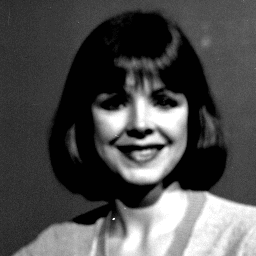
#> input picture Sem_VII/DIP/codes/images/p1.jpg, 256 x 256 px
$ python bit_scaling.py
#> lines starting #> are read from the running program, lines starting #| are printed output that depends on the picture; after the words box and inside, x2 and y2 are one past the last pixel; in counts of white or black regions, pixels touching at a corner belong together
import numpy
import matplotlib.pyplot as plt

# utility function
# Function for extrating single
# bit plane from image
def utility_bit_plane(img, bit):
    bitPlane = numpy.uint8((img >> bit) & 1)
    bitPlane *= 255
    return bitPlane

# relative path of image
# put p1.jpg in images folder in
# current directory
# TODO: Replace file path with
#       the actual image path
filepath = './images/p1.jpg'

# laoding image in originalImg
# variable
originalImg = plt.imread(filepath)
#> originalImg is the input picture: shape (256, 256, 4); mean R, G, B, A 77.8, 77.8, 77.8, 255

# taking first three channels of image
if len(originalImg.shape) == 3:
    originalImg = originalImg[:, :, 0]
#> originalImg: shape (256, 256)

# observing shape of image
[l, w] = originalImg.shape
#> l = 256; w = 256
print("Shape of Image : ", originalImg.shape)
#| Shape of Image :  (256, 256)


# Getting bit planes list
# using utility function
# to extract bit planes
bitPlanes = []
for i in range(8):
    plane = utility_bit_plane(originalImg, i)
    bitPlanes.append(plane)
#> this loop made 8 passes
#> pass 2, in utility_bit_plane (call 2), `bitPlane = numpy.uint8((img >> bit) & 1)`:
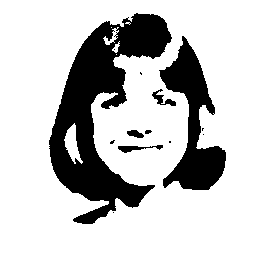
#> bitPlane: shape (256, 256); values 0 (black) and 1 (white), 77% white; 13 black regions (7 under 20 px), largest, box (x1, y1, x2, y2) and area: (49, 13, 172, 224) 10362, (159, 36, 226, 190) 4251, (118, 145, 163, 153) 157, (152, 89, 176, 106) 147, (127, 130, 144, 138) 90, (145, 130, 152, 134) 22
#> after the loop, bitPlanes = 8 items

# plotting all bit planes
# alogn with the original
# image
plt.figure(figsize=(16, 12))

# plotting original image
# using subplot
plt.subplot(3, 3, 1)
plt.imshow(originalImg, cmap='gray')
plt.title('Original Image')

# plotting all bit planes using
# for loop on bit planes list
for k in range(8):
    plt.subplot(3, 3, k + 2)
    plt.imshow(bitPlanes[k], cmap='gray')
    plt.title(f'Bit Plane {k}')

# displaying all plots
plt.show()
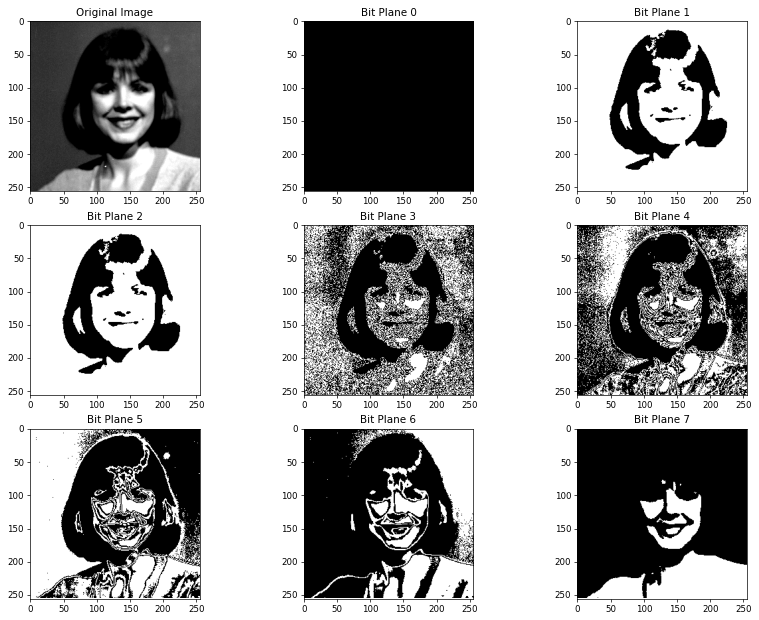
#> figure drawn by matplotlib, 9 panels

$ run again, with Sem_VII/DIP/codes/images/p3.jpg copied over Sem_VII/DIP/codes/images/p1.jpg
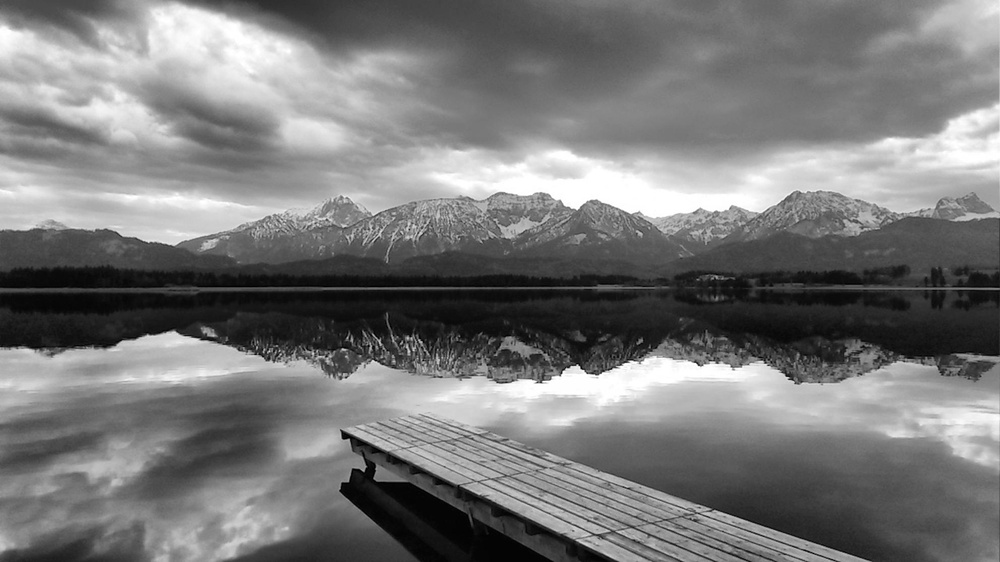
#> input picture Sem_VII/DIP/codes/images/p3.jpg, 1000 x 562 px, shrunk from 1984 x 1116 before the run
#> originalImg is the input picture: shape (562, 1000, 3); min 0, max 255, mean 120.7
#> originalImg: shape (562, 1000)
#| Shape of Image :  (562, 1000)
#> the loop `for i in range(8):` made 8 passes
#> pass 1, in utility_bit_plane, `bitPlane = numpy.uint8((img >> bit) & 1)`:
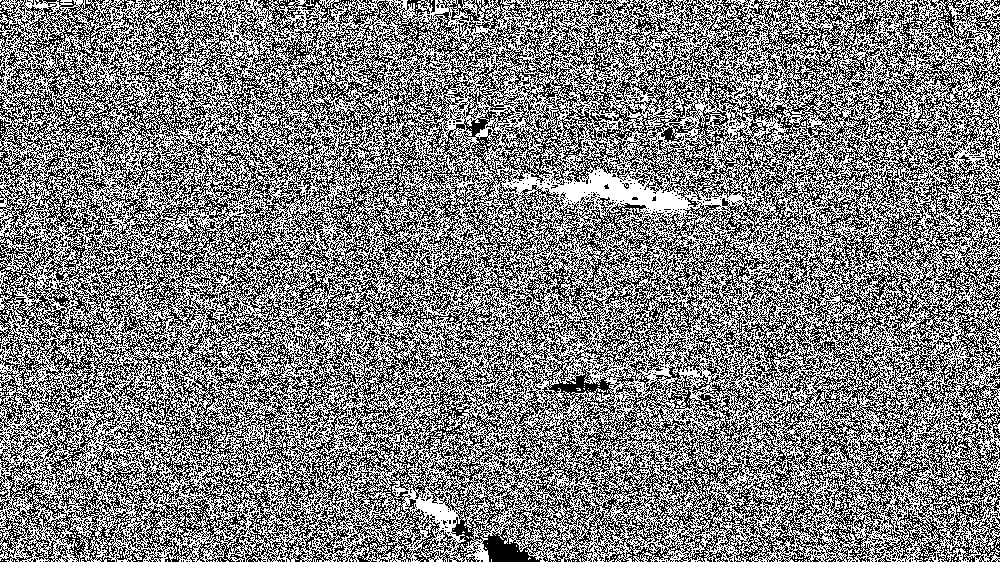
#> bitPlane: shape (562, 1000); values 0 (black) and 1 (white), 50.2% white; black in thin lines or dots
#> pass 2, in utility_bit_plane (call 2), `bitPlane = numpy.uint8((img >> bit) & 1)`:
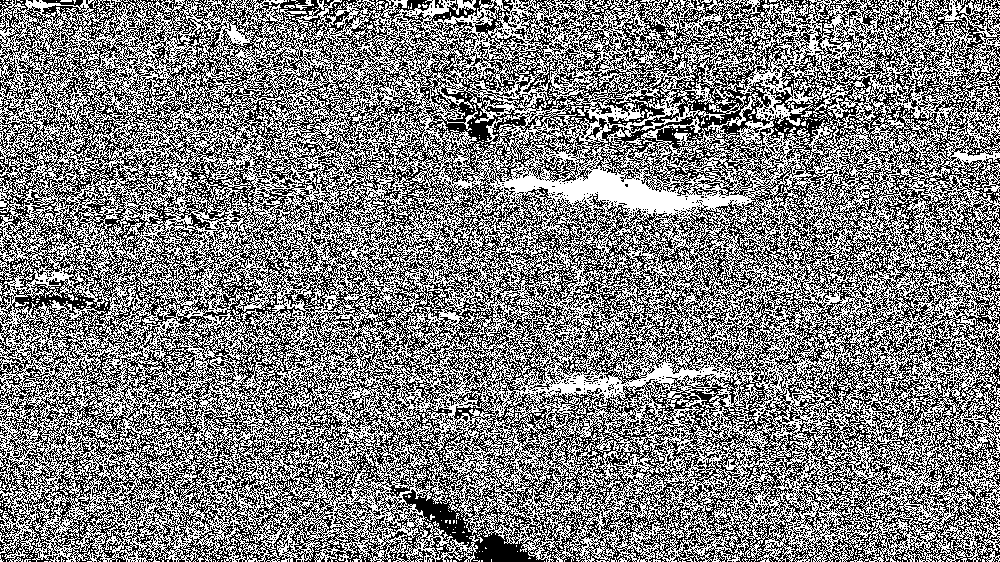
#> bitPlane: shape (562, 1000); values 0 (black) and 1 (white), 50.3% white; black in thin lines or dots
#> after the loop `for i in range(8):`: bitPlanes = 8 items
